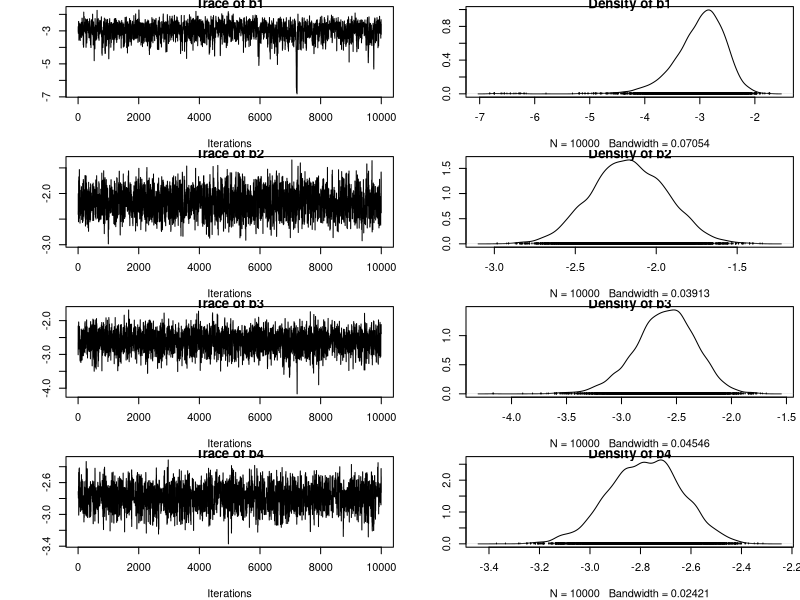
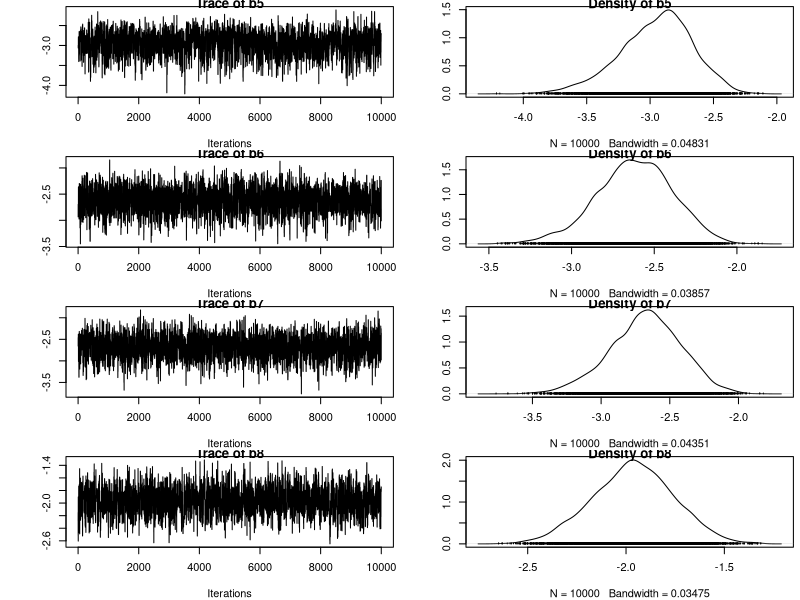
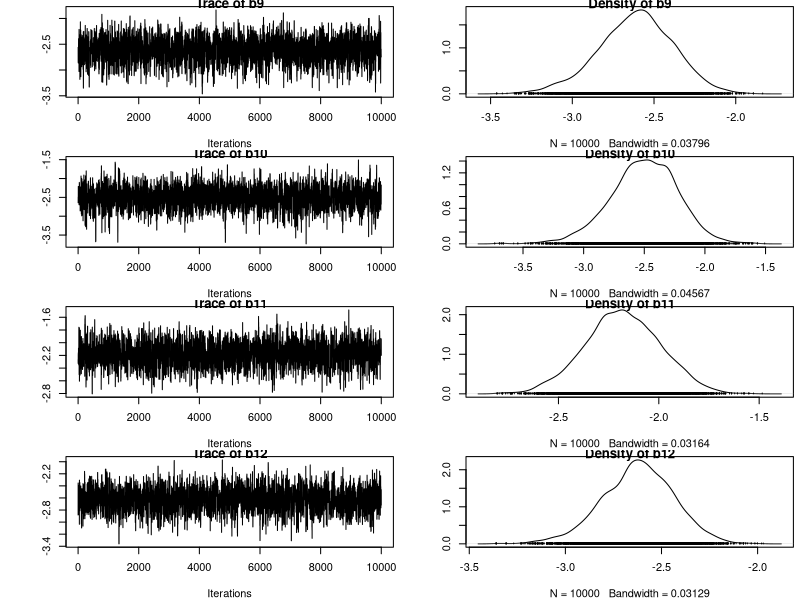
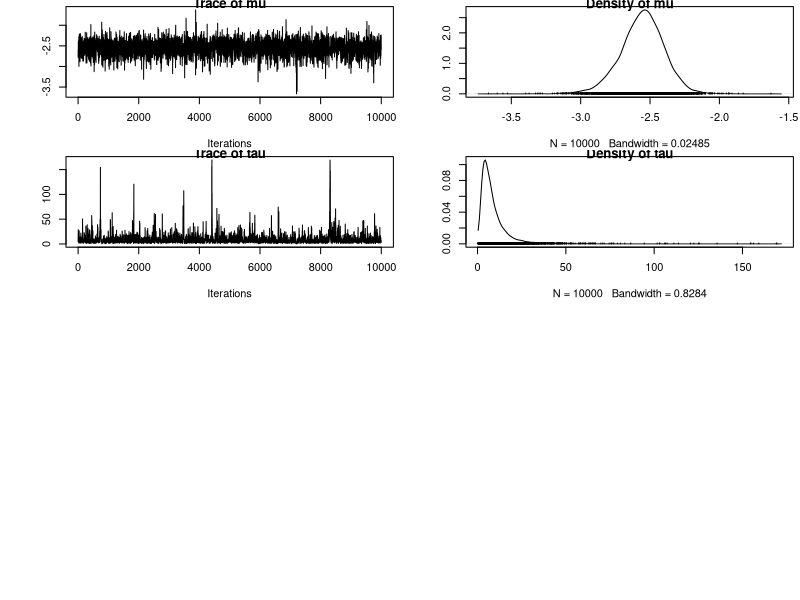
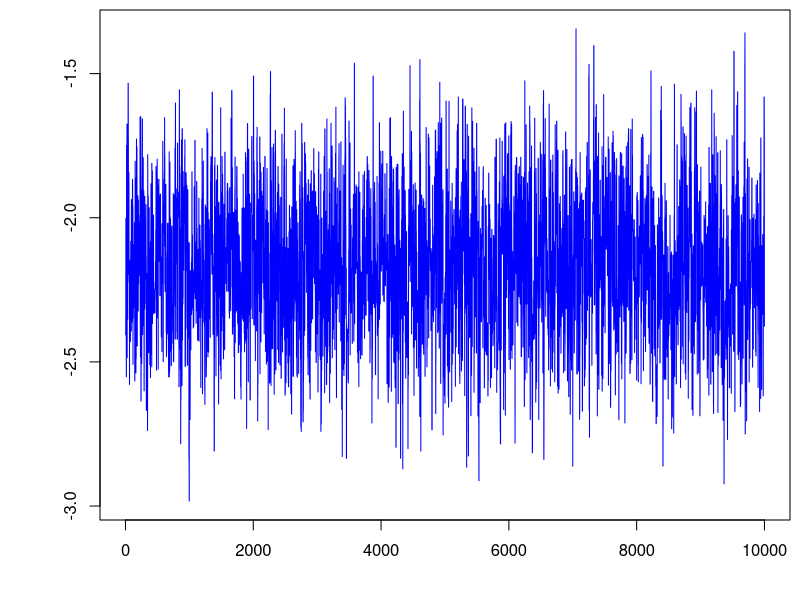
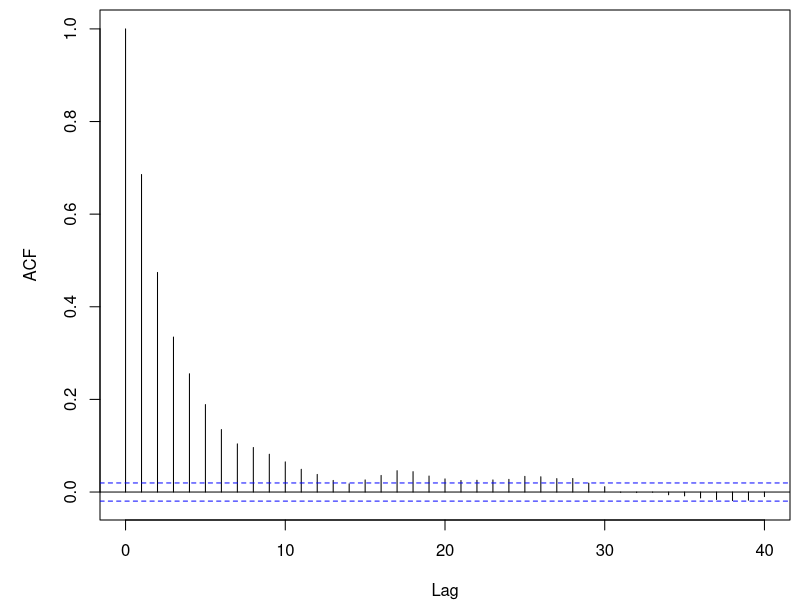
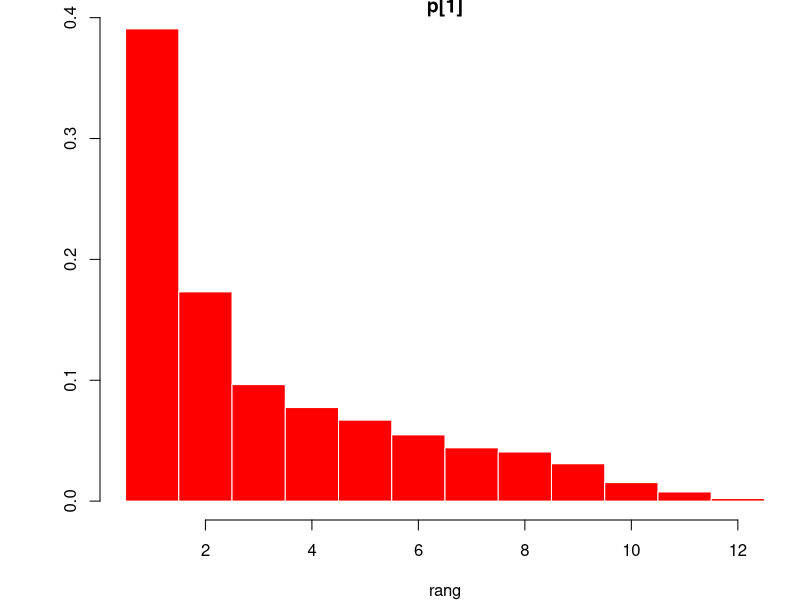
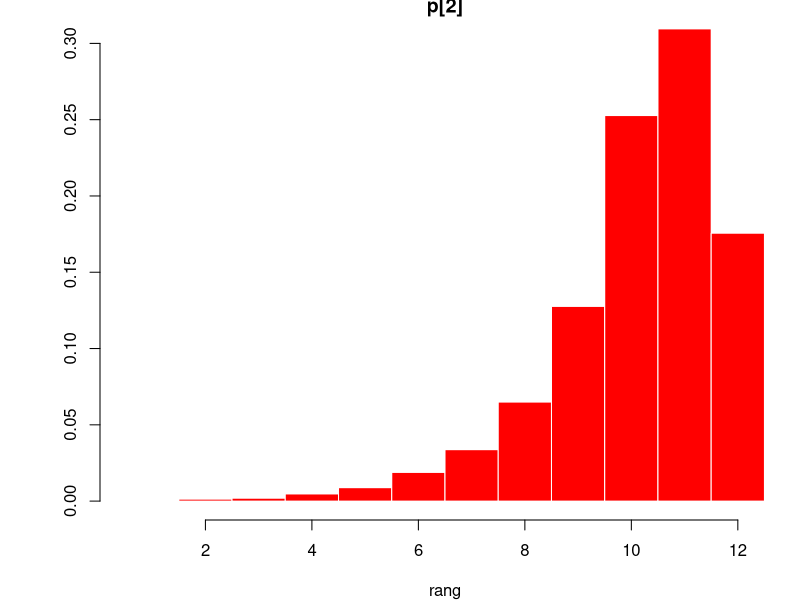

Here is the R script that generated these plots, in order:
## ---- chunk 1
library(coda) #pour fonction mcmc
## ---- chunk 2
#nombres d'opération
n_ops = c(47, 148, 119, 810, 211, 196, 148, 215, 207, 97, 256, 360)
#nombre de morts par hopital
n_death = c(0, 18, 8, 46, 8, 13, 9, 31, 14, 8, 29, 24)
#nombre d'hopitaux
N_hospitals = 12 
## ---- chunk 3
logf_bi = function(bi, ni, ri, tau, mu) {
  sum1 = -ni*log(1+exp(bi))
  sum2 = -(tau/2)*(bi - (mu+ri/tau))^2
  return(sum1+sum2)
}
## ---- chunk 4
rank_proba = function(b, mu, tau){
  
  #proba de défaillance
  prob_failure = pnorm(b, mu, sqrt(1/tau))
  
  #rang de défaillance
  ranks = rank(prob_failure)
  
  return(ranks)
  
}
## ---- chunk 5
#alpha et beta : param de la loi gamma de tau
#sigma_mu : param de la loi normale de mu
#prop_sd : ecart-type pour la perturbation dans la proposition
gibbs2 = function(nchain, n_ops, n_death, N_hospitals, alpha, beta, sigma_mu, prop_sd){

  #b1,...,b12 ; mu ; tau 
  chain = matrix(NA, nchain + 1, N_hospitals+2) 
  colnames(chain) = c(paste0("b",1:12), "mu", "tau")
  
  #rang de défaillance
  failure_rank = matrix(0, nchain + 1, N_hospitals)

  #initialisation
  chain[1,] = c(rep(0.1,12), 0, 1)
  
  for (i in 1:nchain){
    b = chain[i,1:12]
    mu = chain[i,"mu"]
    tau = chain[i,"tau"]
    
    #mise à jour de tau
    alpha_cond = alpha + N_hospitals/2
    beta_cond = beta + sum((b-mu)^2)/2
    tau = rgamma(1, shape=alpha_cond, rate=beta_cond)
    
    #mise à jour de mu
    mean_cond = (sigma_mu*sum(b))/(1/tau + sigma_mu*N_hospitals)
    var_cond = (sigma_mu*(1/tau))/(1/tau + sigma_mu*N_hospitals)
    mu = rnorm(1, mean=mean_cond, sd=sqrt(var_cond))
    
    #mise à jour des bi : Metropolis-Hastings 
    for (j in 1:N_hospitals){
      
      #proposition
      prop = rnorm(1, mean=chain[i,j], sd=prop_sd[j]) 
      
      #calcul de la probabilité d'acceptation (noyau symétrique)
      top = logf_bi(prop, n_ops[j], n_death[j], tau, mu)
      bottom = logf_bi(chain[i,j], n_ops[j], n_death[j], tau, mu)
      acc_prob = exp(top - bottom)
      
      if (runif(1) < acc_prob) {
            b[j] = prop
      }
    }
    
    #calcul des rangs de défaillance
    ranks = rank_proba(b, mu, tau)
    
    #mettre à jour la chaine
    chain[i+1,] = c(b, mu, tau)
    
    failure_rank[i+1,] = ranks
  }
  return(list(chain = chain, failure_rank = failure_rank))
}
## ---- chunk 6
nchain= 11000 
alpha = 0.001
beta = 0.001
sigma_mu = 10^12
prop_sd = rep(0.5,12)

res_gibbs = gibbs2(nchain, n_ops, n_death, N_hospitals, alpha, beta, sigma_mu, prop_sd)

chain = res_gibbs$chain
## ---- chunk 7
#burn in period
chain = chain[1001:11000,]

par(mar = c(4, 5, 0.5, 0.5))
plot(mcmc(chain))
## ---- chunk 8
plot(chain[,"b2"], type='l', xlab="", ylab="", col="blue")
## ---- chunk 9
acf(chain[,"b2"], main="")
## ---- chunk 10
b = chain[,1:12]
p = exp(b)/(1+exp(b))

mu = chain[,"mu"]
pop.mean = exp(mu)/(1+exp(mu))

tau = chain[,"tau"]
sigma = 1/sqrt(tau)

params = cbind(mu, p, pop.mean, sigma)

res = data.frame(
  mean = round(apply(params, 2, mean), 4),
  sd = round(apply(params, 2, sd), 4)
)
rownames(res) = c("mu", paste("p[", 1:12,"]", sep=""), "pop.mean", "sigma")
print(res, max=NULL)
## ---- chunk 11
failure = res_gibbs$failure_rank

#burn in period
failure = failure[1001:11000,]
## ---- chunk 12
for (i in 1:12) {
  hist(failure[,i],  breaks = seq(0.5, 12.5, by = 1), freq=FALSE,
       main = paste0("p[", i, "]"), xlab = "rang", ylab="",
       col="red", border="white")
}
